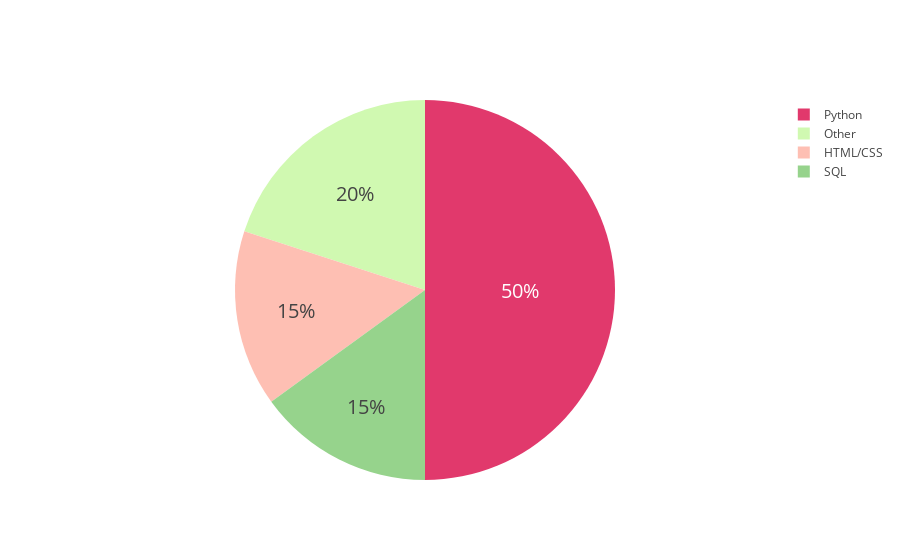

The notebook cell this image was saved under:
### Markdown cell above
## Styled pie chart

### Code cell
from plotly.offline import plot, iplot
import plotly.graph_objs as go
from plotly.offline import init_notebook_mode
init_notebook_mode(connected=True)

labels = ['HTML/CSS','Python','SQL','Other']
values = [15,50,15,20]
colors = ['#FEBFB3', '#E1396C', '#96D38C', '#D0F9B1']

trace = go.Pie(labels=labels, values=values,
               hoverinfo='label+percent', textinfo='percent', 
               textfont=dict(size=20),
               marker=dict(colors=colors)
              )

data = [trace]
figure = dict(data=data)
iplot(figure)

### Figure 1 — Plotly figure (JSON) as saved in the notebook; plotly's stock layout.template omitted (floating-point values rounded to 4 significant figures)
{"data": [{"hoverinfo": "label+percent", "labels": ["HTML/CSS", "Python", "SQL", "Other"], "marker": {"colors": ["#FEBFB3", "#E1396C", "#96D38C", "#D0F9B1"]}, "textfont": {"size": 20}, "textinfo": "percent", "type": "pie", "values": [15, 50, 15, 20]}], "layout": {}}
